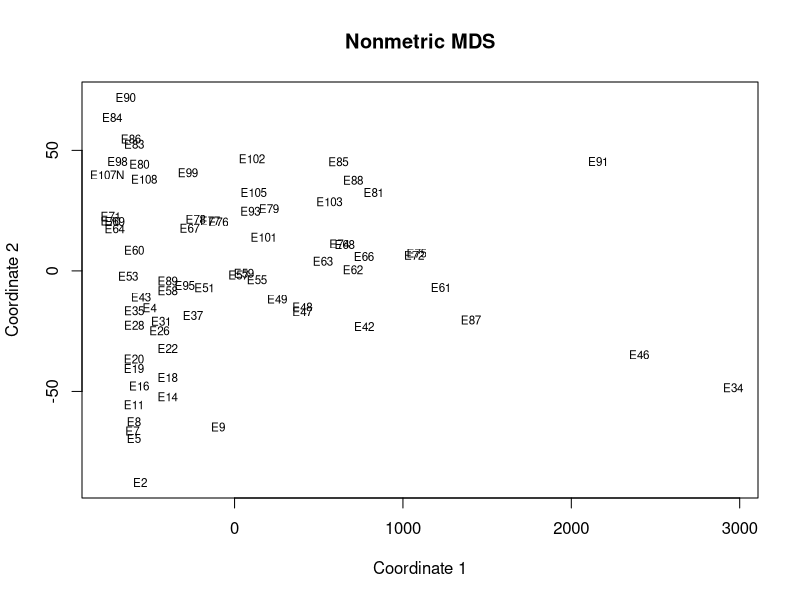

R code for this plot:
# Nonmetric MDS
# N rows (objects) x p columns (variables)
# each row identified by a unique row name

library(MASS)

data <- read.csv("data.txt", na.strings="?")
data <- data[complete.cases(data), ]
rownames(data) <- data[, 1]
mydata<- subset(data, select = c("ERECTED","LENGTH","LANES"))
d <- dist(mydata) # euclidean distances between the rows
fit <- isoMDS(d, k=2) # k is the number of dim
fit # view results

# plot solution 
x <- fit$points[,1]
y <- fit$points[,2]
plot(x, y, xlab="Coordinate 1", ylab="Coordinate 2", 
     main="Nonmetric MDS", type="n")
text(x, y, labels = row.names(mydata), cex=.7)